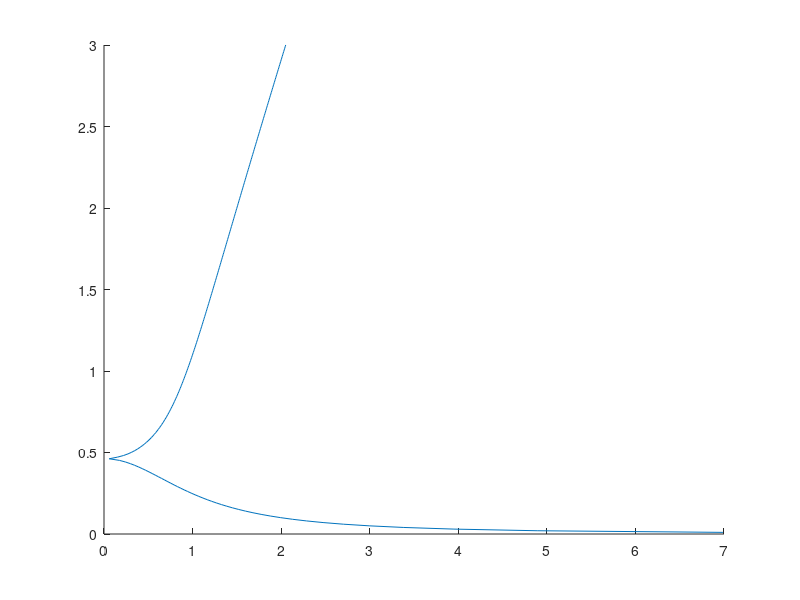

MATLAB code to generate this figure:
A=linspace(3,0,300);
w0=1;
h=+1/2;
Fc=1/2;
w=zeros(300,1)';
figure
hold on
for ii=1:300
    a=A(ii);
    w(ii)=abs(((0.353553i)*sqrt(-3*a^3-8*a+4))/sqrt(a));
end

plot(w,A)

